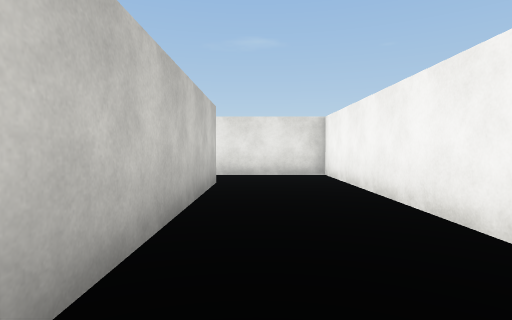
[1] (above)

16 first-person views from a walk through a Unity game level. The camera is 1.4 m above the floor, tilts 2° down and sees 80° across. The floor is counted in squares, 2 m on a side. Each view is taken from the middle of a square. On the plan, view 1 faces up. The plan holds only what a view shows up to about 10 squares ahead; the rest is blank. The player is left out. Surface patterns are stand-ins for the level's own textures.

[2]
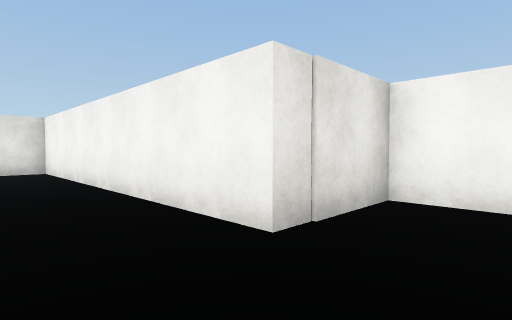

[3]
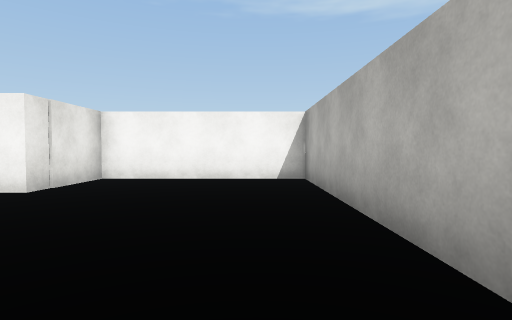

[4]
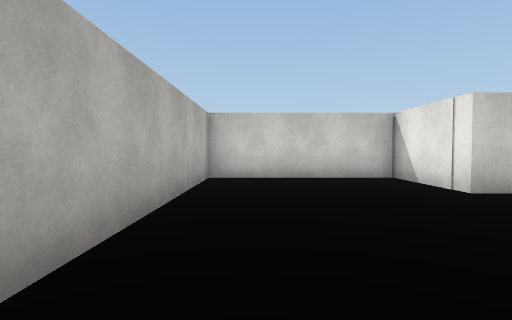

[5]
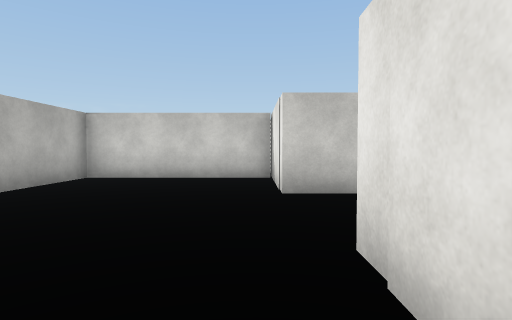

[6]
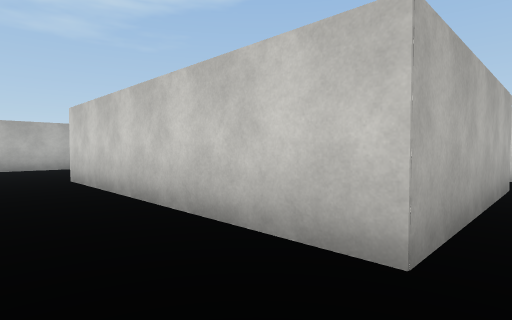

[7]
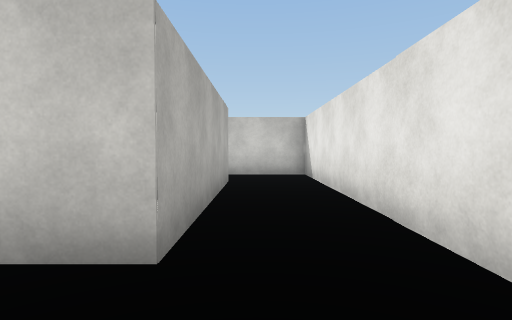

[8]
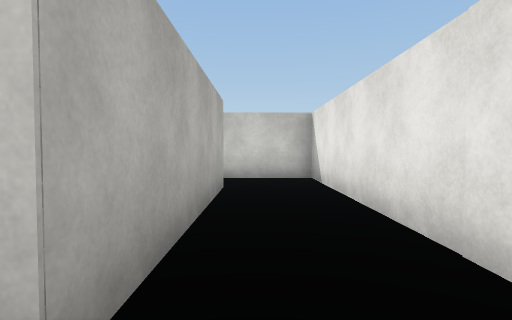

[9]
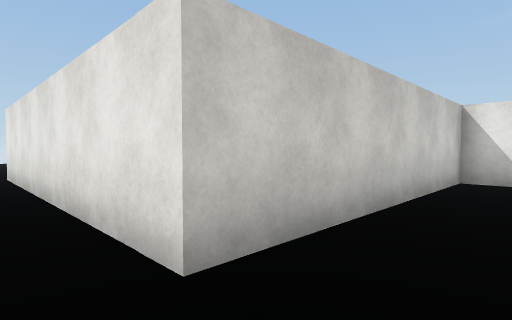

[10]
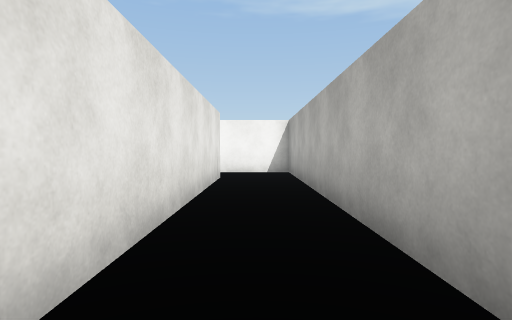

[11]
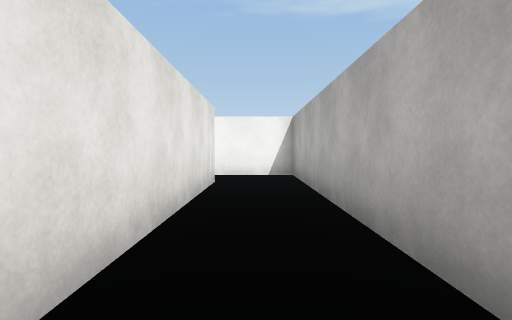

[12]
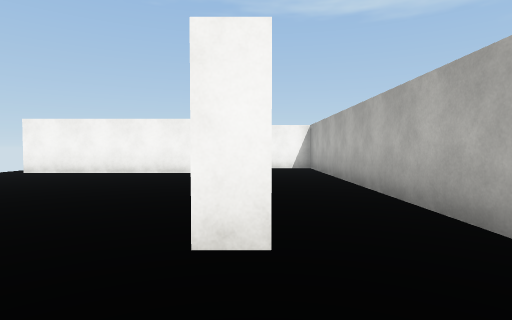

[13]
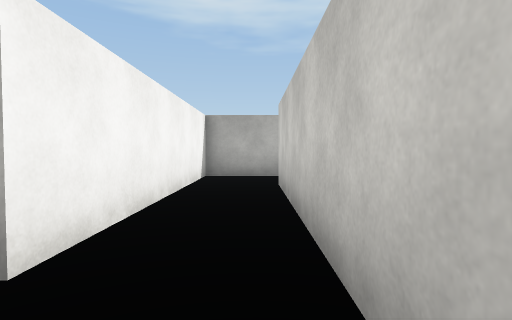

[14]
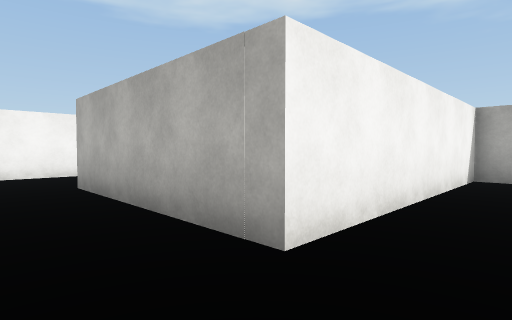

[15]
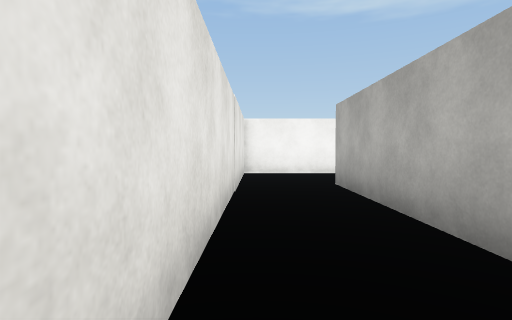

[16]
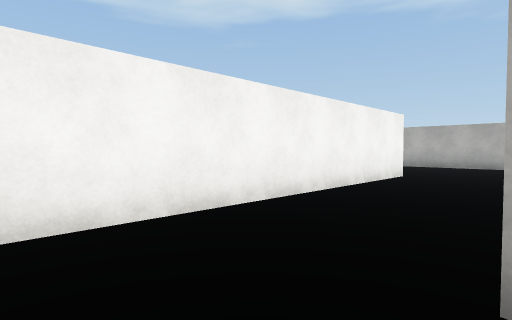

### Floor plan
Points are (right, up) in squares from view 1. A wall is a line through its corners. A room is listed if a view was taken in it or the views show most of it. See-through windows are left out.
Room 1 (views 1, 2, 3, 4, 5, 6, 7, 8, 9, 11, 13, 14, 15, 16)
walls: (-14.6, 0) (-5.7, 0) (-5.7, 6.4) (-0.8, 6.4) (-0.8, -0.6) (-3.5, -0.6) (-3.5, -5.2) (4.2, -5.2) (4.2, -0.3) (1.9, -0.3) (1.9, 8.4) (-7.5, 8.4) (-7.5, 1.9) (-14.9, 1.9)
ways out: opening at (-14, 1) to room 2
Room 2 (views 10, 12)
walls: (-14.9, 1.9) (-14.9, 2.5); (-8, 3.9) (-8, 8.9)
ways out: opening at (-14, 1) to room 1

Positions as (right, up) in squares from view 1, and headings:
1: (0, 0), facing up
2: (0, -2), facing up-right
3: (-3, -4), facing right
4: (4, -4), facing left
5: (4, -1), facing left
6: (1, 7), facing down-left
7: (1, 7), facing left
8: (0, 7), facing left
9: (-6, 1), facing up-left
10: (-15, 1), facing right
11: (-14, 1), facing right
12: (-17, 2), facing right
13: (-7, 8), facing down
14: (-7, 8), facing down-right
15: (-7, 8), facing right
16: (-1, 8), facing down-right
